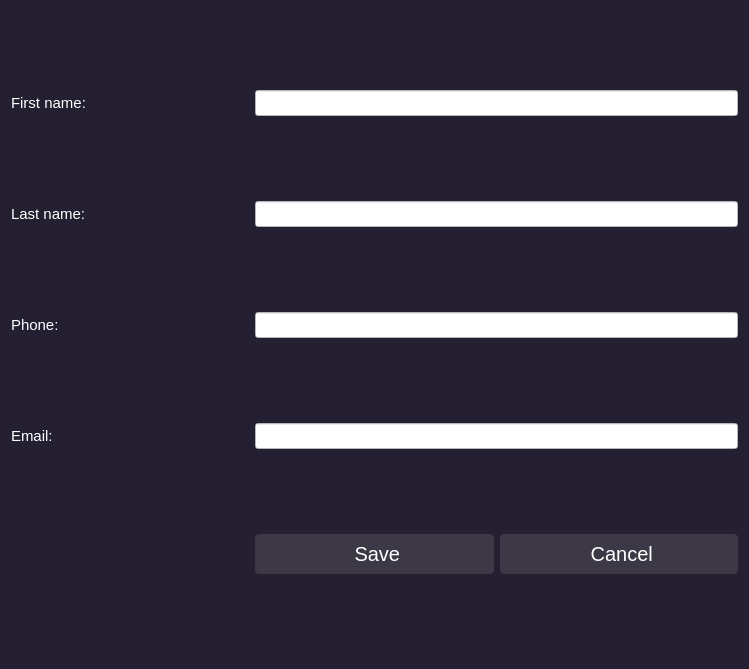
<?xml version="1.0" encoding="UTF-8"?>
<ui version="4.0">
 <class>student_edit_form</class>
 <widget class="QWidget" name="student_edit_form">
  <property name="geometry">
   <rect>
    <x>0</x>
    <y>0</y>
    <width>749</width>
    <height>669</height>
   </rect>
  </property>
  <property name="windowTitle">
   <string>Form</string>
  </property>
  <property name="styleSheet">
   <string notr="true">QWidget{
background-color:rgb(36, 31, 49);
color:rgb(255, 255, 255);
font-size:15px
}
            QPushButton {
                background-color: rgb(61, 56, 70);
                color:rgb(255, 255, 255);
                border: none;
                padding: 8px 16px;
                border-radius: 4px;
					font-size:20px
            }
            QPushButton:hover {
                background-color:rgb(192, 191, 188);
					color:black;
            }
QPushButton:disabled {
    background-color: rgb(222, 221, 218); /* Change the disabled color as desired */
}
QToolButton:pressed {
    background-color: rgb(153, 193, 241);  /* Change the pressed color as desired */
}
            QToolButton {
                background-color: rgb(53, 132, 228);
                color:black;
                border: none;
                padding: 8px 16px;
                border-radius: 4px;
            }
            QToolButton:hover {
                background-color:rgb(246, 245, 244);
					color:black;
            }
QToolButton:disabled {
    background-color: rgb(222, 221, 218); /* Change the disabled color as desired */
}
QPushButton:pressed {
    background-color: rgb(153, 193, 241);  /* Change the pressed color as desired */
}

</string>
  </property>
  <layout class="QGridLayout" name="gridLayout">
   <item row="0" column="0">
    <widget class="QLabel" name="label">
     <property name="text">
      <string>First name:</string>
     </property>
    </widget>
   </item>
   <item row="0" column="1" colspan="2">
    <widget class="QLineEdit" name="firstname_input">
     <property name="styleSheet">
      <string notr="true">background-color: rgb(255, 255, 255);
color: rgb(0, 0, 0);</string>
     </property>
    </widget>
   </item>
   <item row="1" column="0">
    <widget class="QLabel" name="label_2">
     <property name="text">
      <string>Last name:</string>
     </property>
    </widget>
   </item>
   <item row="1" column="1" colspan="2">
    <widget class="QLineEdit" name="lastname_input">
     <property name="styleSheet">
      <string notr="true">background-color: rgb(255, 255, 255);
color: rgb(0, 0, 0);</string>
     </property>
    </widget>
   </item>
   <item row="2" column="0">
    <widget class="QLabel" name="label_3">
     <property name="text">
      <string>Phone:</string>
     </property>
    </widget>
   </item>
   <item row="2" column="1" colspan="2">
    <widget class="QLineEdit" name="phone_input">
     <property name="styleSheet">
      <string notr="true">background-color: rgb(255, 255, 255);
color: rgb(0, 0, 0);</string>
     </property>
    </widget>
   </item>
   <item row="3" column="0">
    <widget class="QLabel" name="label_4">
     <property name="text">
      <string>Email:</string>
     </property>
    </widget>
   </item>
   <item row="3" column="1" colspan="2">
    <widget class="QLineEdit" name="email_input">
     <property name="styleSheet">
      <string notr="true">color: rgb(0, 0, 0);
background-color: rgb(255, 255, 255);</string>
     </property>
    </widget>
   </item>
   <item row="4" column="1">
    <widget class="QPushButton" name="save_button">
     <property name="styleSheet">
      <string notr="true">QPushButton {
    background-color:rgb(61, 56, 70);
	
	color: rgb(255, 255, 255);
	font-size: 20px

}

QPushButton:hover {
    background-color: rgb(119, 118, 123);  /* Change the hover color as desired */
}

QPushButton:pressed {
    background-color: rgb(192, 191, 188);  /* Change the pressed color as desired */
}

QPushButton:disabled {
    background-color: rgb(222, 221, 218); /* Change the disabled color as desired */
}</string>
     </property>
     <property name="text">
      <string> Save</string>
     </property>
     <property name="icon">
      <iconset>
       <normaloff>../../icons/ok.png</normaloff>../../icons/ok.png</iconset>
     </property>
     <property name="iconSize">
      <size>
       <width>30</width>
       <height>30</height>
      </size>
     </property>
    </widget>
   </item>
   <item row="4" column="2">
    <widget class="QPushButton" name="Cancel_button">
     <property name="styleSheet">
      <string notr="true">QPushButton {
    background-color:rgb(61, 56, 70);
	
	color: rgb(255, 255, 255);
	font-size: 20px

}

QPushButton:hover {
    background-color: rgb(119, 118, 123);  /* Change the hover color as desired */
}

QPushButton:pressed {
    background-color: rgb(192, 191, 188);  /* Change the pressed color as desired */
}

QPushButton:disabled {
    background-color: rgb(222, 221, 218); /* Change the disabled color as desired */
}</string>
     </property>
     <property name="text">
      <string> Cancel</string>
     </property>
     <property name="icon">
      <iconset>
       <normaloff>../../icons/cancel.png</normaloff>../../icons/cancel.png</iconset>
     </property>
     <property name="iconSize">
      <size>
       <width>30</width>
       <height>30</height>
      </size>
     </property>
    </widget>
   </item>
  </layout>
 </widget>
 <resources/>
 <connections/>
</ui>
